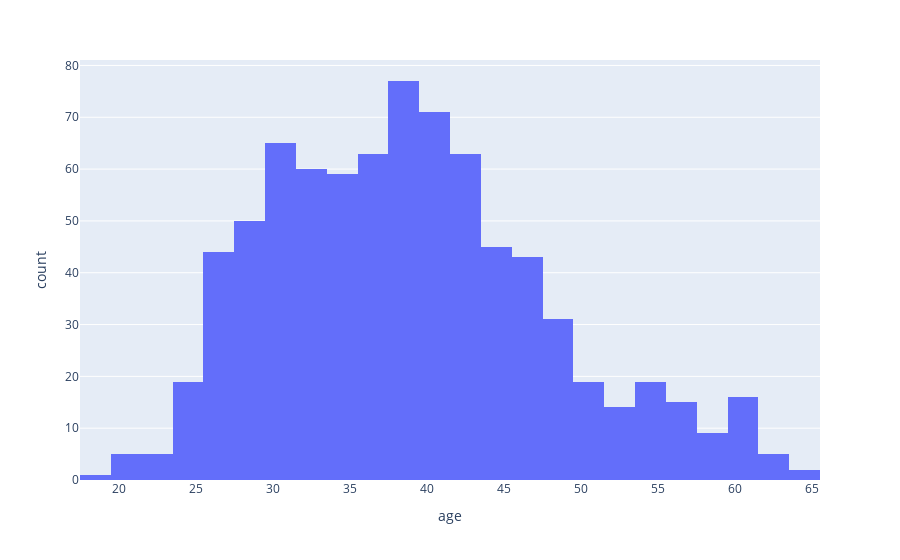

The code cell stored with this chart in its notebook:
### Code cell
import plotly.express as px
fig = px.histogram(train, x="age")
fig.show()

### Figure 1 — Plotly figure (JSON) as saved in the notebook; plotly's stock layout.template omitted (floating-point values rounded to 4 significant figures; data arrays with more than 128 entries replaced by an {"elided": "..."} marker saying what was removed)
{"data": [{"alignmentgroup": "True", "bingroup": "x", "hovertemplate": "age=%{x}<br>count=%{y}<extra></extra>", "legendgroup": "", "marker": {"color": "#636efa"}, "name": "", "offsetgroup": "", "orientation": "v", "showlegend": false, "type": "histogram", "x": {"elided": "800 int values"}, "xaxis": "x", "yaxis": "y"}], "layout": {"barmode": "relative", "legend": {"tracegroupgap": 0}, "margin": {"t": 60}, "xaxis": {"anchor": "y", "domain": [0, 1], "title": {"text": "age"}}, "yaxis": {"anchor": "x", "domain": [0, 1], "title": {"text": "count"}}}}
